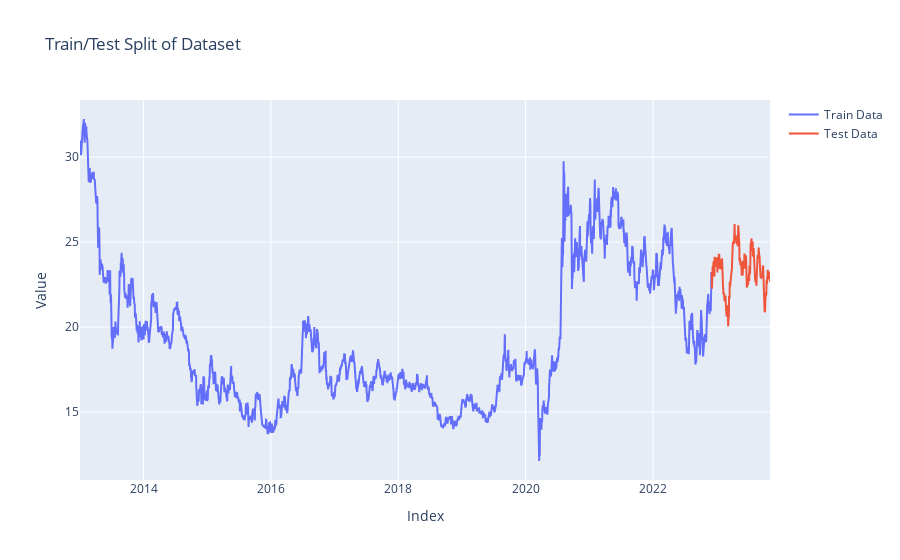

Source (notebook cell):
### Code cell
fig = go.Figure()
fig.add_trace(go.Scatter(x=train.index, y=train['Silver Price'], mode='lines', name='Train Data'))
fig.add_trace(go.Scatter(x=test.index, y=test['Silver Price'], mode='lines', name='Test Data'))

fig.update_layout(title='Train/Test Split of Dataset', xaxis_title='Index', yaxis_title='Value')

fig.show()

### Figure 1 — Plotly figure (JSON) as saved in the notebook; plotly's stock layout.template omitted (floating-point values rounded to 4 significant figures; data arrays with more than 128 entries replaced by an {"elided": "..."} marker saying what was removed)
{"data": [{"mode": "lines", "name": "Train Data", "type": "scatter", "x": {"elided": "3600 str values"}, "y": {"elided": "3600 float values"}}, {"mode": "lines", "name": "Test Data", "type": "scatter", "x": {"elided": "334 str values"}, "y": {"elided": "334 float values"}}], "layout": {"title": {"text": "Train/Test Split of Dataset"}, "xaxis": {"title": {"text": "Index"}}, "yaxis": {"title": {"text": "Value"}}}}
